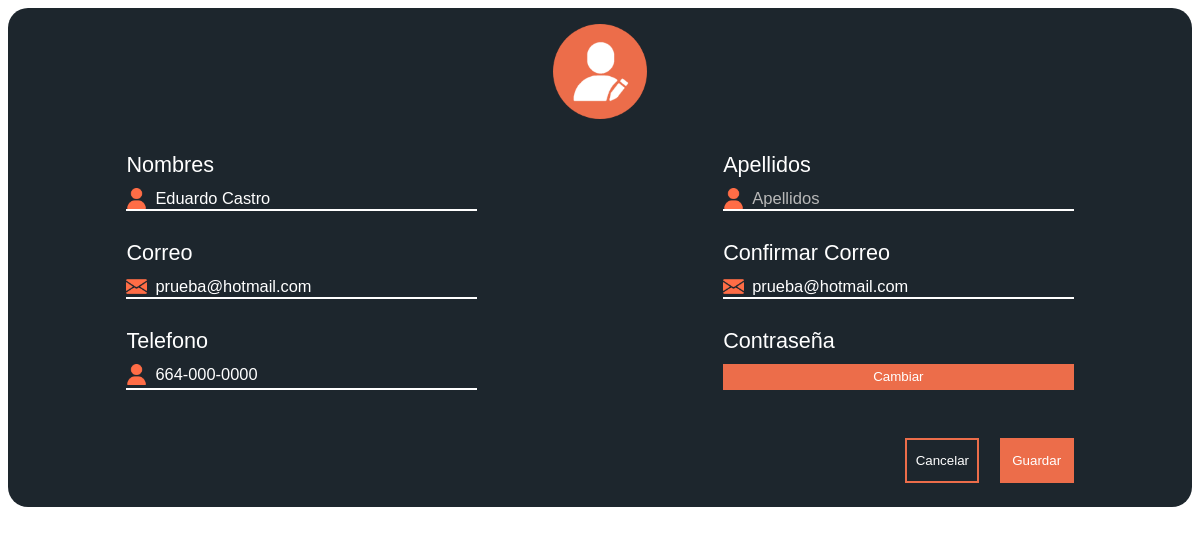
The app's page /_edit.php?var=4, older data.
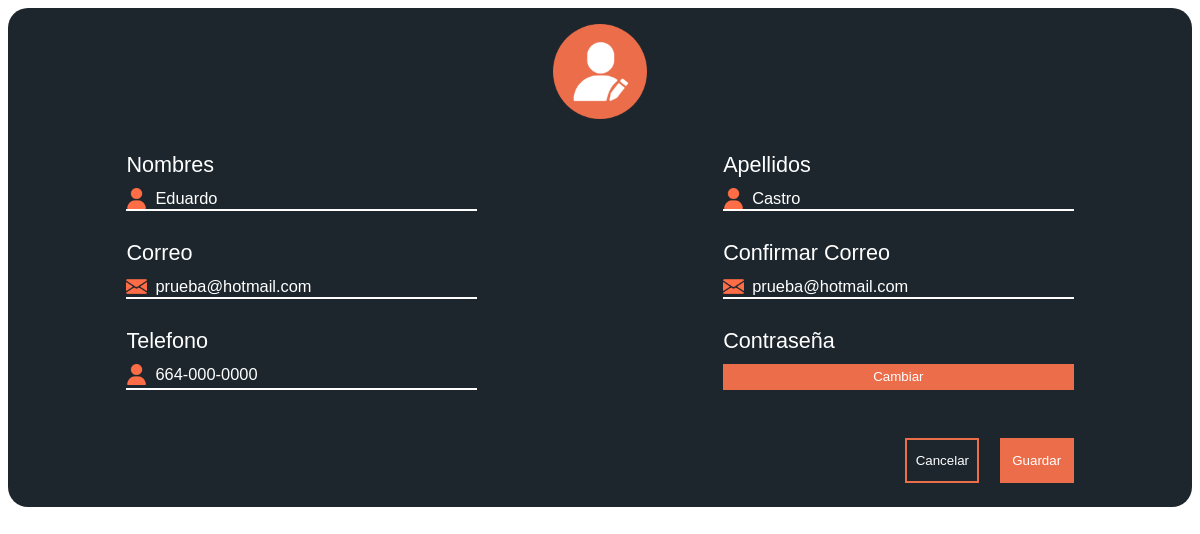
The same page, newer data.
### tables this page shows
CREATE TABLE IF NOT EXISTS `usuario` (
  `ID` int(3) NOT NULL AUTO_INCREMENT,
  `Nombre` varchar(100) NOT NULL,
  `Apellidos` varchar(60) NOT NULL,
  `Clave` varchar(50) NOT NULL,
  `Correo` varchar(100) NOT NULL,
  `Telefono` varchar(12) NOT NULL DEFAULT '664-000-0000',
  `TipoUsuario` char(1) NOT NULL,
  PRIMARY KEY (`ID`),
  KEY `TipoUsuario` (`TipoUsuario`)
);

### Web/_edit.php (the view, shortened to what this page needs)
<?php
  $conexion=mysqli_connect("localhost","root","","derechoscopio")
  or die("Problemas con la conexión");
  $usu = $_GET['var'];
?>
<!DOCTYPE html>
<html lang="es" dir="ltr">
  <head>
    <link rel="stylesheet" href="js/jquery-ui/jquery-ui.min.css"/>
    <link rel="stylesheet" href="js/jquery-ui/jquery-ui.structure.min.css"/>
    <link rel="stylesheet" href="js/jquery-ui/jquery-ui.theme.min.css"/>
    <link rel="stylesheet" type="text/css" href="js/tooltipster-master/dist/css/tooltipster.bundle.min.css" />
    <link rel="stylesheet" href="css/msg-alert.css">
    <link rel="stylesheet" href="css/popup.css">
    <link rel="stylesheet" href="css/edit.css">
  </head>
  <body>
    <div class="container">
      <div class="container-img">
        <img src="img/editar.png" alt="" class="icon-title">
      </div>
      <div class="container-form">
      <form action="update-user-general.php?id=<?php echo $usu?>" method="post">
          <?php
            $query= "SELECT Nombre, Apellidos, Correo, Telefono FROM usuario WHERE ID='$usu'";
            $registros = mysqli_query($conexion, $query) or
            die("Problemas en el select:" . mysqli_error($conexion));
          if ($reg = mysqli_fetch_array($registros))
          {
            ?>
            <div class="field line">
              <label for="">Nombres</label>
              <div class="info">
                <img src="img/name.png" alt="" class="icon">
                <input style="background: transparent !important;" type="text" placeholder="Nombre" class="textbox" name="nombres" value="<?php echo $reg['Nombre']?>" autocomplete="off">
              </div>
            </div>
            <div class="field line">
              <label for="">Apellidos</label>
              <div class="info">
                <img src="img/name.png" alt="" class="icon">
                <input style="background: transparent !important;" type="text" placeholder="Apellidos" class="textbox" name="apellidos" value="<?php echo $reg['Apellidos']?>" autocomplete="off">
              </div>
            </div>
            <div class="field line">
              <label for="">Correo</label>
              <div class="info">
                <img src="img/mail.png" alt="" class="icon">
                <input style="background: transparent !important;" type="text" placeholder="Correo" class="textbox" name="correo1" value="<?php echo $reg['Correo']?>" autocomplete="off">
              </div>
            </div>
            <div class="field line">
              <label for="">Confirmar Correo</label>
              <div class="info">
                <img src="img/mail.png" alt="" class="icon">
                <input style="background: transparent !important;" type="text" placeholder="Confirmar" class="textbox" name="correo2" value="<?php echo $reg['Correo']?>" autocomplete="off">
              </div>
            </div>
            <div class="field line">
              <label for="">Telefono</label>
              <div class="info">
                <img src="img/name.png" alt="" class="icon">
                <input style="background: transparent !important;" type="text" placeholder="000-000-0000" class="textbox"  name="telefono" value="<?php echo $reg['Telefono']?>" autocomplete="off" id="txt-tel">
              </div>
            </div>
              <div class="field">
                <label for="">Contraseña</label>
                <button type="button" name="button" id="btn-change">Cambiar</button>
              </div>
              <div class="field" id="field-button">
                <input type="button" id="btn-cancel" value="Cancelar">
                <input type="button" name=""  class="button-save" value="Guardar" id="btn-save">
              </div>
              <?php
            }
          ?>
        </form>
      </div>
    </div>
  </body>
</html>

Row changes from the older to the newer data that the page shows:
changed usuario "prueba@hotmail.com": nombres "Eduardo Castro" → "Eduardo"; apellidos (not shown) → "Castro"
